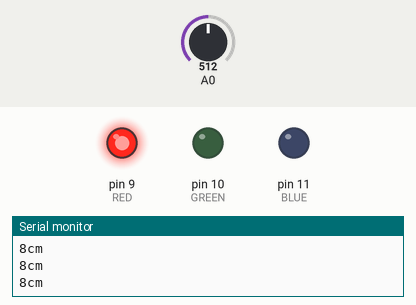
A sketch run on a simulated Arduino Uno, built with avr-gcc and run on an emulated ATmega328P. Parts: output pins drawn as LEDs (lit = HIGH), the last lines printed to the serial monitor. The inputs (shaded band) are chosen by the test bench; at power-on: A0 = 512.

Above: at 1.3 s.
1.4 s: A0 set to 311
2.9 s: A0 set to 278
At 4.1 s:
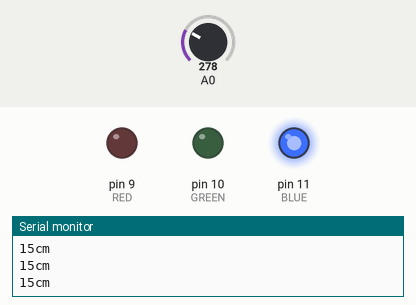
4.5 s: A0 set to 306
At 5.4 s:
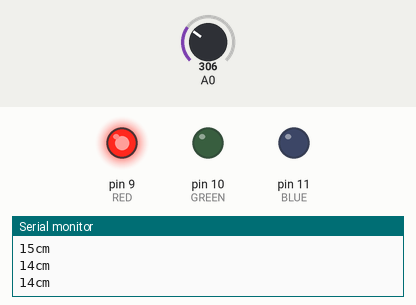
6.0 s: A0 set to 122
At 6.8 s:
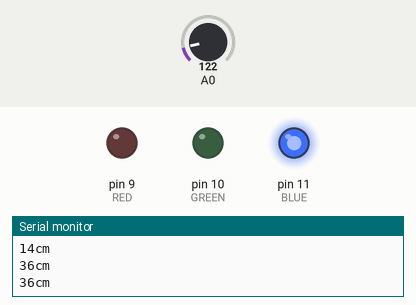
Timing chart, 0 to 8.5 s (numbered marks = the images above; inputs shaded):
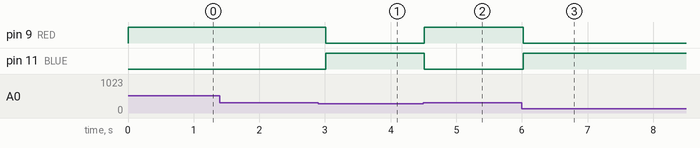

Measured:
- the behaviour switches between 295 and 294 on A0 (found by bisection; images 0 and 1)
- after the input at 2.9 s, pin 9 (RED): HIGH → LOW after 0.11 s; pin 11 (BLUE): LOW → HIGH after 0.11 s
- after the input at 4.5 s, pin 9 (RED): LOW → HIGH at once; pin 11 (BLUE): HIGH → LOW at once
- after the input at 6.0 s, pin 9 (RED): HIGH → LOW at once; pin 11 (BLUE): LOW → HIGH at once

The sketch:

sensor.ino
```cpp
#include <SoftwareSerial.h>

int RX=7;
int TX=8;
int BLUE = 11;
int GREEN = 10;
int RED = 9;
SoftwareSerial bluetooth(RX, TX);

void setup()
{
  Serial.begin(9600);
  bluetooth.begin(9600);

  pinMode(RED, OUTPUT);
  pinMode(GREEN, OUTPUT);
  pinMode(BLUE, OUTPUT);
}

void loop(){
  int Value = analogRead(A0);
  int Volt = map(Value, 0, 1023, 0, 5000);
  int Distance = (21.61/(Volt - 0.1696))*1000;

  Serial.print(Distance);
  Serial.println("cm");

  if(Distance < 15){
    analogWrite(RED, 255);
    analogWrite(GREEN, 0);
    analogWrite(BLUE, 0);
    bluetooth.write('a');
  }
  else{
   analogWrite(RED, 0);
   analogWrite(GREEN, 0);
   analogWrite(BLUE, 255);
   bluetooth.write('b');
  }
  delay(500);
}
```
